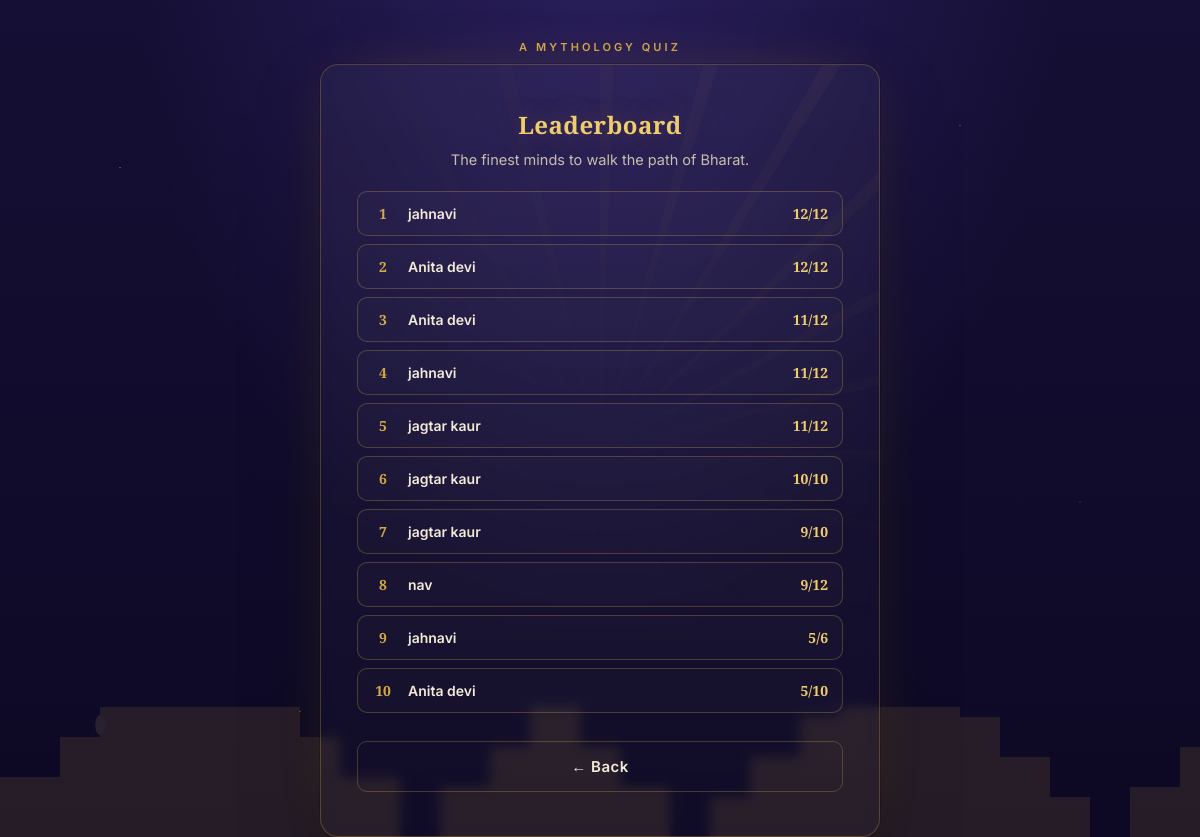
The app's page /leaderboard with its own data.
### tables this page shows
CREATE TABLE attempts (
            id INTEGER PRIMARY KEY AUTOINCREMENT,
            user_id INTEGER,
            username TEXT NOT NULL,
            score INTEGER NOT NULL,
            total INTEGER NOT NULL,
            created_at TEXT DEFAULT CURRENT_TIMESTAMP,
            FOREIGN KEY (user_id) REFERENCES users (id)
        );

### app.py (the view)
@app.route("/leaderboard")
def leaderboard():
    conn = get_db()
    rows = conn.execute(
        "SELECT username, score, total, created_at FROM attempts "
        "ORDER BY score DESC, created_at ASC LIMIT 10"
    ).fetchall()
    conn.close()
    return render_template("leaderboard.html", rows=rows)

### app.py (called while the page is built)
def current_lang():
    return session.get("lang", "en")

@app.context_processor
def inject_translations():
    lang = current_lang()
    return {
        "t": lambda key: t(key, lang),
        "tc": lambda category: translate_category(category, lang),
        "td": lambda difficulty: translate_difficulty(difficulty, lang),
        "cs": category_slug,
        "lang": lang,
    }

### database.py (called while the page is built)
def get_db():
    conn = sqlite3.connect(DATABASE)
    conn.row_factory = sqlite3.Row
    conn.execute("PRAGMA foreign_keys = ON")
    return conn

### templates/leaderboard.html (shortened to what this page needs)
{% extends "base.html" %}
{% block content %}
<h1 style="font-size:24px;">Leaderboard</h1>
<p class="subtitle" style="margin-bottom:20px;">The finest minds to walk the path of Bharat.</p>
{% if rows %}
  {% for r in rows %}
  <div class="lb-row">
    <div class="lb-rank">{{ loop.index }}</div>
    <div class="lb-name">{{ r['username'] }}</div>
    <div class="lb-score">{{ r['score'] }}/{{ r['total'] }}</div>
  </div>
  {% endfor %}
{% else %}
  <div class="lb-empty">No scores yet — be the first to play.</div>
{% endif %}
<a href="{{ url_for('home') }}"><button class="btn btn-secondary" style="margin-top:20px;">← Back</button></a>
{% endblock %}

### static/css/style.css (style rules this page uses)
:root { --night: #150F35; --night-deep: #0D0924; --gold: #D4A947; --gold-bright: #F0CC6E; --vermillion: #E1543D; --leaf: #7FA65C; --ivory: #F3EAD8; --ivory-dim: #C8BFAE; --card-line: rgba(212,169,71,0.28); }
* { box-sizing:border-box; margin:0; padding:0; }
html,body { height:100%; }
body { min-height:100vh; font-family:'Inter', 'Noto Sans Devanagari', sans-serif; color:var(--ivory); background: radial-gradient(1px 1px at 10% 20%, rgba(255,255,255,0.5) 0, transparent 100%), radial-gradient(1px 1px at 80% 15%, rgba(255,255,255,0.4) 0, transparent 100%), radial-gradient(1px 1px at 60% 70%, rgba(255,255,255,0.35) 0, transparent 100%), radial-gradient(1px 1px at 25% 85%, rgba(255,255,255,0.4) 0, transparent 100%), radial-gradient(1px 1px at 90% 60%, rgba(255,255,255,0.3) 0, transparent 100%), radial-gradient(1px 1px at 45% 40%, rgba(255,255,255,0.4) 0, transparent 100%), radial-gradient(1px 1px at 70% 90%, rgba(255,255,255,0.3) 0, transparent 100%), radial-gradient(ellipse at 50% -10%, #2A1F5C 0%, transparent 55%), linear-gradient(180deg, var(--night) 0%, var(--night-deep) 100%); display:flex; align-items:flex-start; justify-content:center; padding:40px 16px; }
h1 { font-family:'Cinzel Decorative', serif; font-size:30px; text-align:center; color:var(--gold-bright); letter-spacing:0.02em; line-height:1.3; margin-bottom:8px; text-shadow:0 0 30px rgba(240,204,110,0.25); }
.subtitle { text-align:center; color:var(--ivory-dim); font-size:14.5px; line-height:1.6; margin-bottom:32px; font-weight:400; }
.btn { width:100%; padding:15px 20px; margin-top:22px; font-family:'Inter'; font-size:15px; font-weight:600; letter-spacing:0.03em; border-radius:10px; border:none; cursor:pointer; transition:transform 0.15s ease, box-shadow 0.15s ease, filter 0.15s ease; }
.btn-secondary { background:transparent; color:var(--ivory); border:1px solid var(--card-line); }
.lb-row { display:flex; align-items:center; gap:14px; padding:12px 14px; border:1px solid var(--card-line); border-radius:10px; margin-bottom:8px; background:rgba(255,255,255,0.02); }
.lb-rank { font-family:'Cinzel'; font-weight:700; font-size:14px; color:var(--gold); width:22px; text-align:center; flex-shrink:0; }
.lb-name { flex:1; font-size:14px; font-weight:600; }
.lb-score { font-family:'Cinzel'; font-weight:600; color:var(--gold-bright); font-size:14px; }

### records on screen
attempts: username "jahnavi", score "12", total "12"
attempts: username "Anita devi", score "12", total "12"
attempts: username "Anita devi", score "11", total "12"
attempts: username "jahnavi", score "11", total "12"
attempts: username "jagtar kaur", score "11", total "12"
attempts: username "jagtar kaur", score "10", total "10"
attempts: username "jagtar kaur", score "9", total "10"
attempts: username "nav", score "9", total "12"
attempts: username "jahnavi", score "5", total "6"
attempts: username "Anita devi", score "5", total "10"
